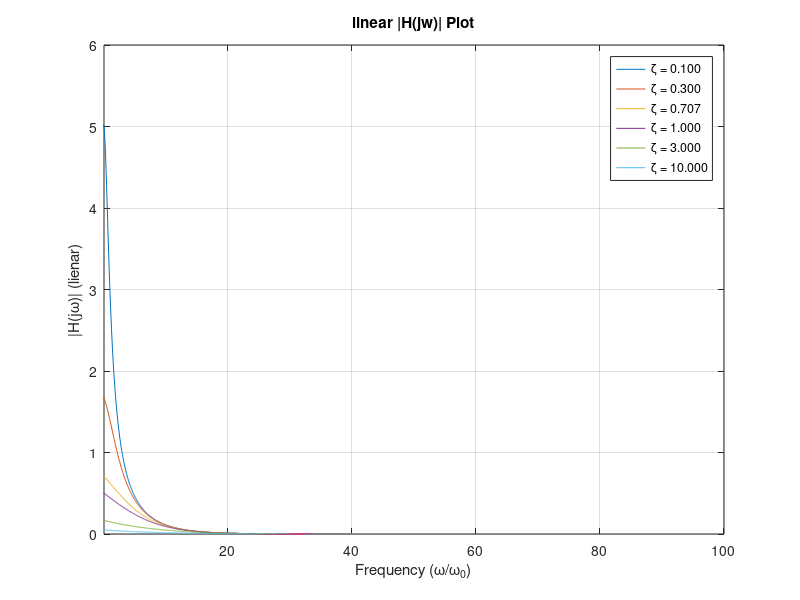
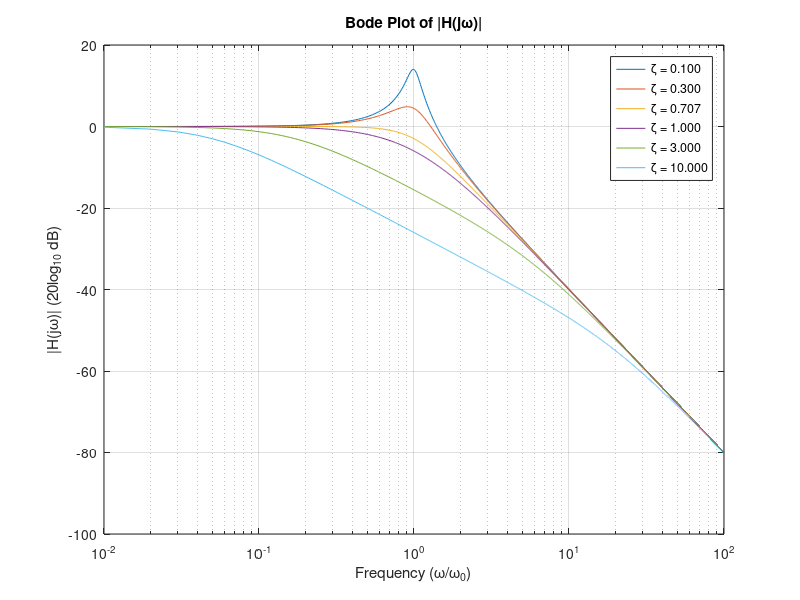
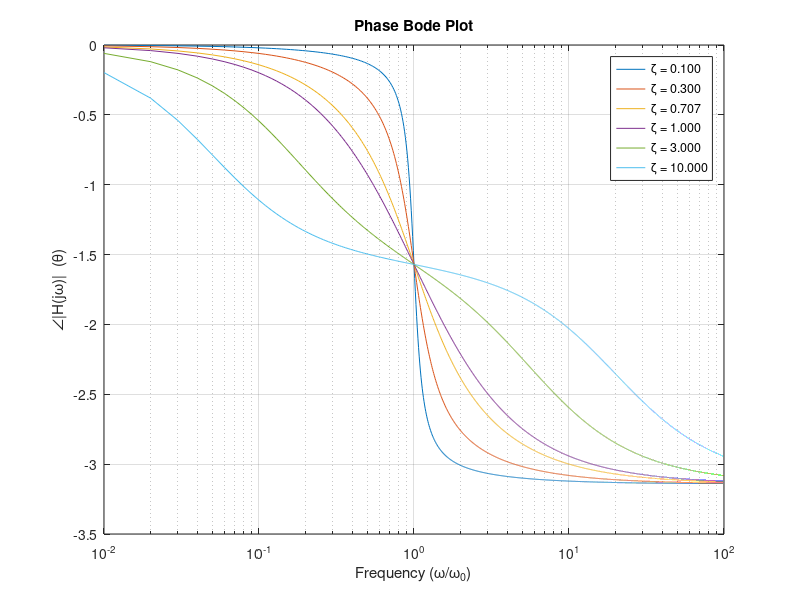

These figures' MATLAB source, in order:
zeta = [0.1 0.3 0.707 1.0 3.0 10.0];
W0 = 1;
w = 0.01:0.01:100;

% Initialize h & h2 to store the freq responses for each zeta
h = zeros(length(zeta), length(w));
h2 = zeros(length(zeta), length(w));

% Calculate the frequency response for each damping ratio
for k = 1:length(zeta)
    h(k, :) = 1 ./ (1 + (2 * zeta(k) * (1j .* w / W0)) + ((1j .* w / W0).^2));
    h2(k, :) = abs(h(k, :));  % Compute the magnitude of each frequency resposne fxn.
end
%%---------------------------------------
% Linear|H(jw)| Plot

figure;
for k = 1:length(zeta)
    w1 = (20.*log10(w))/W0 ;
    plot(w1, h2(k, :)); 
    hold on
end
% xlim([10^(-2) 10^2]);
grid on
xlim([10^(-2) 10^(2)]);
xlabel('Frequency (\omega/\omega_0)');
ylabel('|H(j\omega)| (lienar)');
legend(arrayfun(@(z) sprintf('\\zeta = %.3f', z), zeta, 'UniformOutput', false), 'Location', 'best'); % Create a legend for all zeta values
title('linear |H(jw)| Plot');
hold off;

%%---------------------------------------
% Magnitude Bode plot
h_db = 20 * log10(h2); % Calc dB magnitude for all zeta values

figure; % Create a new figure window
for k = 1:length(zeta)
    semilogx(w, h_db(k, :)); % Use semilogx to plot magnitude in dB
    hold on; % Hold on to plot all curves on the same graph
end
grid on; 
xlim([10^(-2) 10^2]); 
xlabel('Frequency (\omega/\omega_0)');
ylabel('|H(j\omega)| (20log_{10} dB)');
legend(arrayfun(@(z) sprintf('\\zeta = %.3f', z), zeta, 'UniformOutput', false), 'Location', 'best'); % Create a legend for all zeta values
title('Bode Plot of |H(j\omega)|');
hold off;

%%---------------------------------------
% Phase Bode Plot
ph = zeros(length(zeta), length(w));

for k = 1:length(zeta)
    ph(k, :) = angle(h(k, :));
end

figure; 
for k = 1:length(zeta)
    semilogx(w, ph(k, :));
    hold on;
end
grid on; 
xlim([10^(-2) 10^2]); 
xlabel('Frequency (\omega/\omega_0)');
ylabel('\angle|H(j\omega)|  (\theta)');
legend(arrayfun(@(z) sprintf('\\zeta = %.3f', z), zeta, 'UniformOutput', false), 'Location', 'best'); % Create a legend for all zeta values
title('Phase Bode Plot');
hold off;